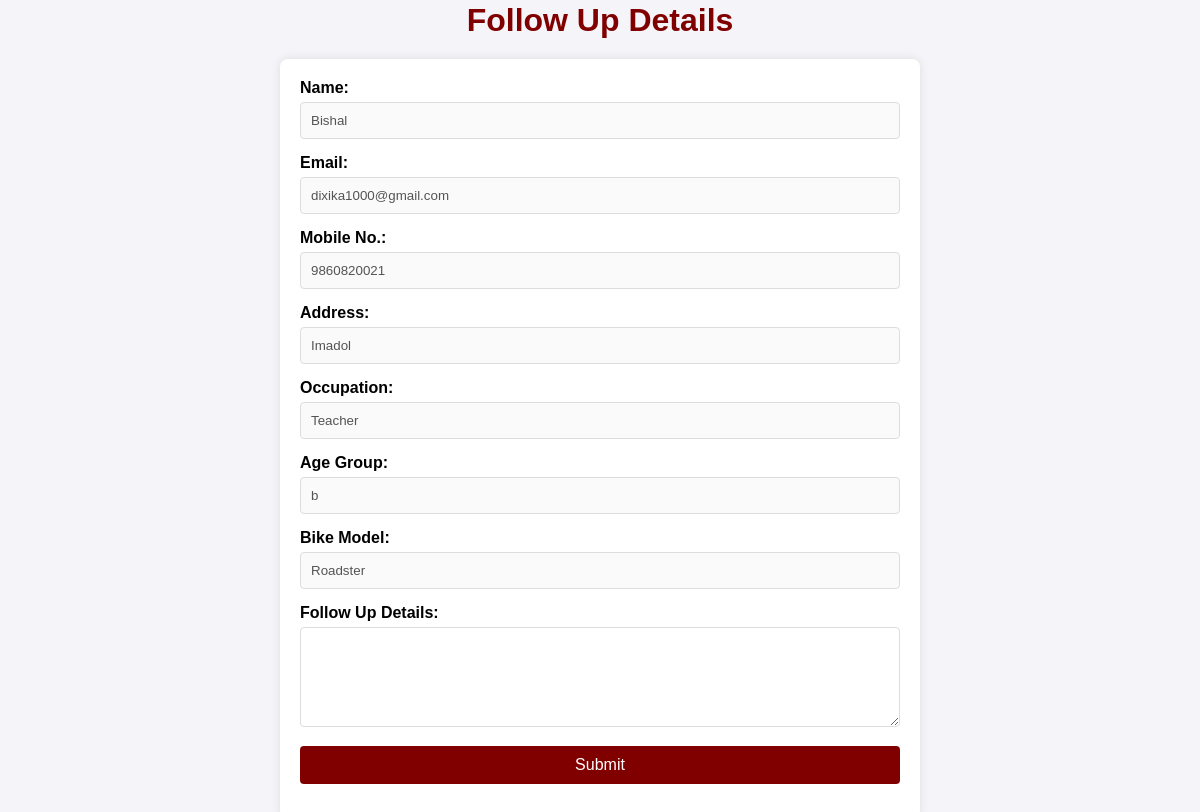
The page /admin/followUp.php?id=14 on the database its author committed.
### tables this page shows
CREATE TABLE `enquiry` (
  `EID` int(11) NOT NULL,
  `Name` varchar(255) NOT NULL,
  `Email` varchar(255) NOT NULL,
  `MobileNo` varchar(255) NOT NULL,
  `Address` varchar(255) NOT NULL,
  `Occupation` varchar(255) NOT NULL,
  `AgeGroup` varchar(255) NOT NULL,
  `BikeModel` varchar(255) NOT NULL,
  `FollowUpDetails` text DEFAULT NULL,
  `Status` varchar(50) DEFAULT 'Pending'
);

### admin/followUp.php (the view, shortened to what this page needs)
<?php
include('../config/constant.php');
if (isset($_GET['id'])) {
    $eid = $_GET['id'];
    $query = "SELECT * FROM enquiry WHERE EID='$eid'";
    $result = mysqli_query($conn, $query);
    $enquiry = mysqli_fetch_assoc($result);
}
?>
<!DOCTYPE html>
<html lang="en">
<head>
</head>
<body>
    <h1>Follow Up Details</h1>
    <form action="" method="post">
        <div>
            <label for="name">Name:</label>
            <input type="text" id="name" value="<?php echo $enquiry['Name']; ?>" disabled>
        </div>
        <div>
            <label for="email">Email:</label>
            <input type="text" id="email" value="<?php echo $enquiry['Email']; ?>" disabled>
        </div>
        <div>
            <label for="phone">Mobile No.:</label>
            <input type="text" id="phone" value="<?php echo $enquiry['MobileNo']; ?>" disabled>
        </div>
        <div>
            <label for="address">Address:</label>
            <input type="text" id="address" value="<?php echo $enquiry['Address']; ?>" disabled>
        </div>
        <div>
            <label for="occupation">Occupation:</label>
            <input type="text" id="occupation" value="<?php echo $enquiry['Occupation']; ?>" disabled>
        </div>
        <div>
            <label for="agegrp">Age Group:</label>
            <input type="text" id="agegrp" value="<?php echo $enquiry['AgeGroup']; ?>" disabled>
        </div>
        <div>
            <label for="bikemodel">Bike Model:</label>
            <input type="text" id="bikemodel" value="<?php echo $enquiry['BikeModel']; ?>" disabled>
        </div>
        <div>
            <label for="followUpDetails">Follow Up Details:</label>
            <textarea id="followUpDetails" name="followUpDetails" required></textarea>
        </div>
        <div>
            <button type="submit" name="submit">Submit</button>
        </div>
    </form>
</body>
</html>

### admin/followUp.php (style rules this page uses)
body { font-family: Arial, sans-serif; background-color: #f4f4f9; margin: 0; padding: 0; display: flex; justify-content: center; align-items: center; flex-direction: column; height: 100vh; }
h1 { color: maroon; text-align: center; margin-bottom: 20px; }
form { background: white; padding: 20px; border-radius: 8px; box-shadow: 0 0 10px rgba(0, 0, 0, 0.1); max-width: 600px; width: 100%; }
form div { margin-bottom: 15px; }
label { display: block; font-weight: bold; margin-bottom: 5px; }
input[type="text"], textarea { width: 100%; padding: 10px; border: 1px solid #ddd; border-radius: 4px; box-sizing: border-box; }
textarea { resize: vertical; height: 100px; }
button { background-color: maroon; color: white; padding: 10px 15px; border: none; border-radius: 4px; cursor: pointer; font-size: 16px; width: 100%; }

### rows shown on the page
enquiry: Name "Bishal", Email "dixika1000@gmail.com", MobileNo "9860820021", Address "Imadol", Occupation "Teacher", AgeGroup "b", BikeModel "Roadster"
